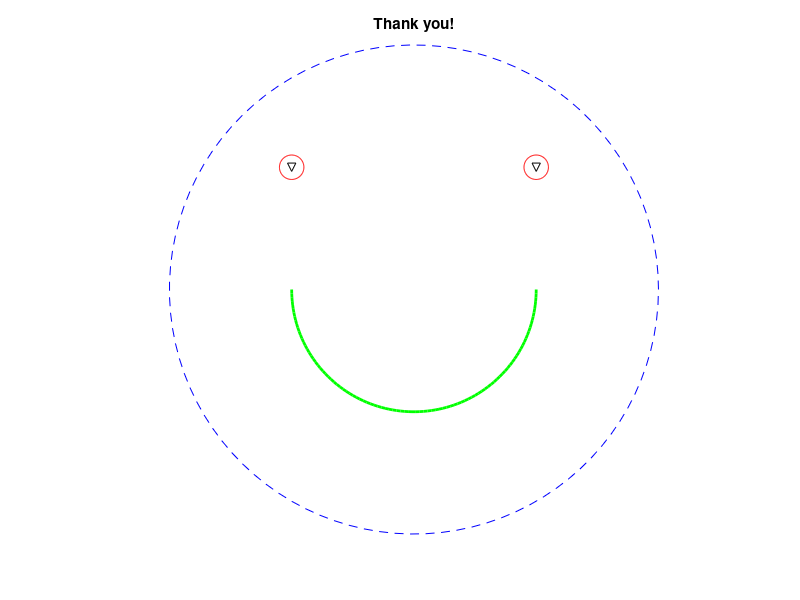

The MATLAB source for this figure:
clear 
close all

%% Please run this script!
t=linspace(0,2*pi,100);
figure; hold on
plot(2*(1+cos(t)),2*(1+sin(t)),'--b')
plot([1,3],[3,3],'vk')
plot(2-cos(t/2),2-sin(t/2),'-g','LineWidth',2)
plot(1+cos(t)/10,3+sin(t)/10,'-r')
plot(3+cos(t)/10,3+sin(t)/10,'-r')
title(char([84,104,97,110,107,32,121,111,117,33]))
axis equal; axis off
